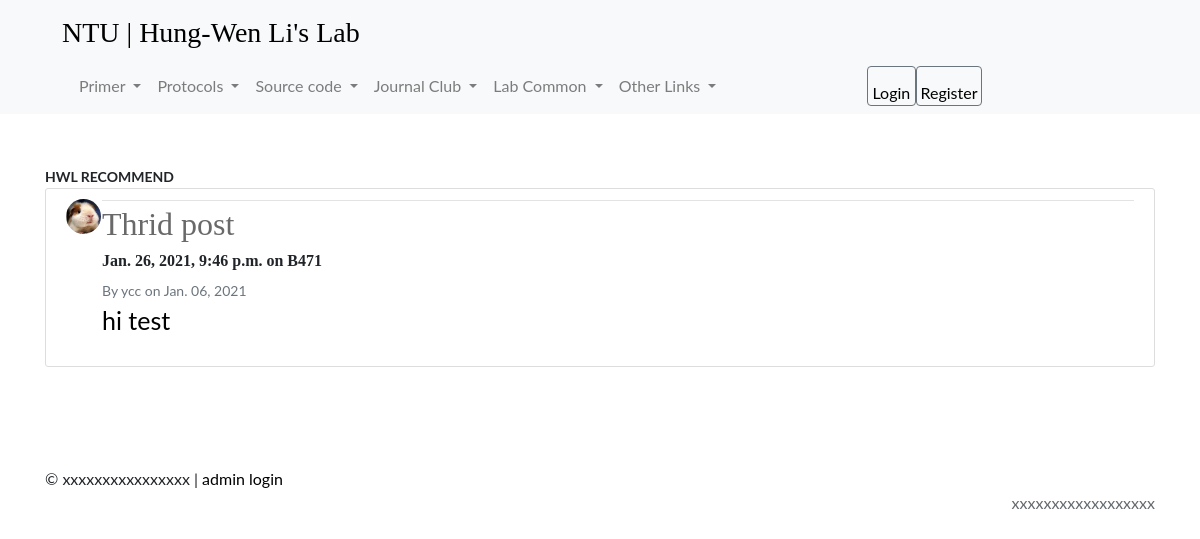
The page /JC/16/ on the database its author committed.
### posts/models.py (models this page shows, shortened)
class Jcpaper(models.Model):
    title = models.CharField(max_length=200)
    journal = models.CharField(max_length=200)
    hwl_recommend = models.BooleanField(default=True)
    time = models.DateTimeField()
    location = models.CharField(max_length=50)
    file = models.FileField(upload_to='JC/%Y/', blank=True)
    link = models.URLField(blank=True)
    content = models.TextField()
    presenter = models.ForeignKey(User, on_delete=models.CASCADE)
    date_posted = models.DateTimeField(default=timezone.now)

### users/models.py (models this page shows, shortened)
class Profile(models.Model):
    user = models.OneToOneField(User, on_delete=models.CASCADE)
    image = models.ImageField(default='default.jpg', upload_to='picture_pics')

### posts/views.py (the view)
# urls.py: path('JC/<int:pk>/', posts_views.JCDetailView.as_view(), name='JCdetail'),
class JCDetailView(DetailView):
    model = Jcpaper
    template_name = 'posts/JC_detail.html'

### posts/templates/posts/JC_detail.html (shortened to what this page needs)
{% extends 'posts/base.html' %}
{% block content %}
<div style="margin:50px 0px 100px 0px;">
    {% if object.hwl_recommend %}
    <small><strong>HWL RECOMMEND</strong></small>
    {% endif %}
    <article class="media content-section">
    <img class="rounded-circle article-img" src="{{ object.presenter.profile.image.url }}">
    <div class="media-body">
      <div class="article-metadata">
      </div>
        <a href={{ object.link }}><h2 class="article-title">{{ object.title }}</h2></a>
            <h6><strong>{{ object.time }} on {{ object.location }}</strong></h6>
        <small class="text-muted"> By {{ object.presenter }}</small><small class="text-muted"> on {{ object.date_posted|date:"M. d, Y" }}</small>
        <p class="article-content-d">{{ object.content }}</p>
    </div>
  </article>
</div>
{% endblock content %}

### posts/static/posts/post.css (style rules this page uses)
h1, h2, h3, h4, h5, h6 { font-family: "Playfair Display", Georgia, "Times New Roman", serif;, }
.content-section { background: #ffffff; padding: 10px 20px; border: 1px solid #dddddd; border-radius: 3px; margin-bottom: 0px; }
.article-title { color: #696969; }
.article-img { height: 35px; width: 35px; margin-right: 16px; }
.article-metadata { padding-bottom: 1px; margin-bottom: 4px; border-bottom: 1px solid #e3e3e3 }

### posts/templates/posts/base.html (style rules this page uses)
a:link { color: black; background-color: transparent; text-decoration: none; }
.article-img { height: 35px; width: 35px; margin-right: 1px; }
.article-title { color: #696969; }
.article-content-d { white-space: pre-line; color: #000000; font-size: 25px; }
body { font-family: "Lato", sans-serif; }

### rows shown on the page
Jcpaper: presenter.profile.image (picture), title "Thrid post", time "Jan. 26, 2021, 9:46 p.m.", location "B471", presenter "ycc", date_posted "Jan. 06, 2021", content "hi test"
